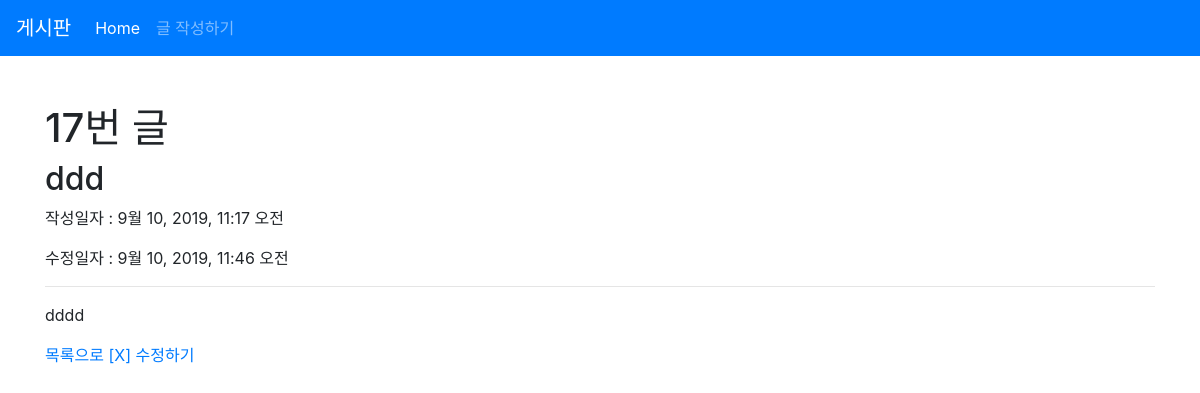
The page /articles/17/ on the database its author committed.
### articles/models.py (models this page shows, shortened)
class Article(models.Model):
    title = models.CharField(max_length=10)
    content = models.TextField()
    created_at = models.DateTimeField(auto_now_add=True)
    updated_at = models.DateTimeField(auto_now=True)

### articles/views.py (the view)
# urls.py: path('<int:article_pk>/', views.detail, name='detail'),
def detail(request, article_pk):
    article = Article.objects.get(pk=article_pk)
    context = {
        'article': article
    }
    return render(request, 'articles/detail.html', context)

### articles/templates/articles/detail.html
{% extends 'articles/base.html' %}
{% block body %}
<h1>{{ article.id }}번 글</h1>
<h2>{{ article.title }}</h2>
<p>작성일자 : {{ article.created_at }}</p>
<p>수정일자 : {{ article.updated_at }}</p>
<hr>
<p>{{ article.content }}</p>
<a href="{% url 'articles:index' %}">목록으로</a>
<a href="{% url 'articles:delete' article.pk %}">[X]</a>
<a href="{% url 'articles:edit' article.pk %}">수정하기</a>
{% endblock %}

### rows shown on the page
Article: id "17", title "ddd", created_at "9월 10, 2019, 11:17 오전", updated_at "9월 10, 2019, 11:46 오전", content "dddd"
